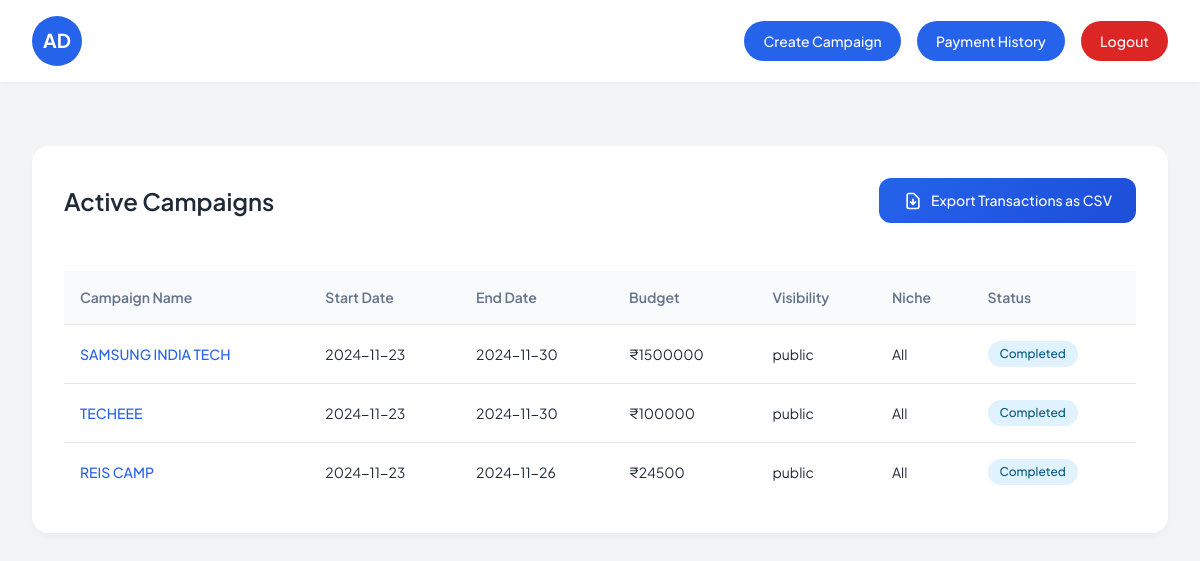
The page /sponsor/view_completed_campaigns (signed in) on the database its author committed.
### Collabify/models.py (models this page shows)
class Campaign(db.Model):
    __tablename__ = "campaign"
    id = db.Column(db.Integer, primary_key=True)
    name = db.Column(db.String(40), nullable=False)
    description = db.Column(db.Text, nullable=False)
    start_date = db.Column(db.Date, nullable=False)
    end_date = db.Column(db.Date, nullable=False)
    budget = db.Column(db.Integer, nullable=False)
    visibility = db.Column(db.String(10), nullable=False)  # 'public' or 'private'
    goals = db.Column(db.Text, nullable=False)
    niche = db.Column(db.String(40), nullable=False)
    status = db.Column(db.String(20), nullable=False, default="Incomplete")
    flagged = db.Column(db.Boolean, default=False)
    user_id = db.Column(db.Integer, db.ForeignKey("user.id"), nullable=False)
    ad_requests = db.relationship(
        "AdRequest", backref="campaign", cascade="all, delete-orphan"
    )
    campaign_requests = db.relationship(
        "campaignRequest", backref="campaign", cascade="all, delete-orphan"
    )

### Collabify/sponsor.py (the view)
@sponsor.route("/view_completed_campaigns")
@role_required("Sponsor")
@login_required
def view_completed_campaigns():
    campaigns = Campaign.query.filter_by(status="Completed").all()
    return render_template(
        "Sponsor/view_completed_campaigns.html", campaigns=campaigns, user=current_user
    )

### Collabify/views.py (called while the page is built)
def role_required(role):
    def decorator(f):
        @wraps(f)
        def decorated_function(*args, **kwargs):
            if current_user.role != role:
                abort(403)
            return f(*args, **kwargs)
        return decorated_function
    return decorator

### Collabify/templates/Sponsor/view_completed_campaigns.html (shortened to what this page needs)
{% extends "base.html" %}
{% block content %}
<nav class="top-nav">
  <div class="brand">
    <a href="{{ url_for('sponsor.dashboard') }}" class="brand-logo">AD</a>
  </div>
  <div class="nav-actions">
    {% if user.flagged == False %}
    <a href="{{ url_for('sponsor.createCampaign') }}" class="nav-btn primary-btn">Create Campaign</a>
    {% endif %}
    <a href="{{ url_for('sponsor.payment_history', user_id=current_user.id) }}" class="nav-btn primary-btn">Payment History</a>
    <a href="{{ url_for('views.logout') }}" class="nav-btn danger-btn">Logout</a>
  </div>
</nav>
<div class="container">
  <div class="content-card">
    <div class="header-wrapper">
      <h1>Active Campaigns</h1>
      <a href="{{ url_for('sponsor.export_csv')}}" class="export-link">
        Export Transactions as CSV
      </a>
    </div>
    <div class="table-wrapper">
      <table>
        <thead>
          <tr>
            <th>Campaign Name</th>
            <th>Start Date</th>
            <th>End Date</th>
            <th>Budget</th>
            <th>Visibility</th>
            <th>Niche</th>
            <th>Status</th>
          </tr>
        </thead>
        <tbody>
          {% for campaign in campaigns %}
          <tr>
            <td>
              <a href="{{ url_for('sponsor.view_completed_campaign', campaign_id=campaign.id) }}" class="campaign-link">
                {{ campaign.name }}
              </a>
            </td>
            <td>{{ campaign.start_date.strftime('%Y-%m-%d') }}</td>
            <td>{{ campaign.end_date.strftime('%Y-%m-%d') }}</td>
            <td>₹{{ campaign.budget }}</td>
            <td>{{ campaign.visibility }}</td>
            <td>{{ campaign.niche }}</td>
            <td>
              <span class="status-badge status-{{ campaign.status.lower() }}">
                {{ campaign.status }}
              </span>
            </td>
          </tr>
          {% endfor %}
        </tbody>
      </table>
    </div>
  </div>
</div>
{% endblock %}

### Collabify/templates/base.html (shortened to what this page needs)
<!DOCTYPE html>
<html>
  <head>
    <link
      rel="stylesheet"
      href="{{ url_for('static', filename='css/main.css') }}"
    />
    <link
      rel="stylesheet"
      href="{{ url_for('static', filename='src/input.css') }}"
    />
  </head>
  <body>
    {% block content %} {% endblock %}
  </body>
</html>

### Collabify/static/css/main.css (style rules this page uses)
html, :host { line-height: 1.5; -webkit-text-size-adjust: 100%; -moz-tab-size: 4; -o-tab-size: 4; tab-size: 4; font-family: ui-sans-serif, system-ui, sans-serif, "Apple Color Emoji", "Segoe UI Emoji", "Segoe UI Symbol", "Noto Color Emoji"; font-feature-settings: normal; font-variation-settings: normal; -webkit-tap-highlight-color: transparent; }
body { margin: 0; line-height: inherit; }
h1, h2, h3, h4, h5, h6 { font-size: inherit; font-weight: inherit; }
a { color: inherit; text-decoration: inherit; }
table { text-indent: 0; border-color: inherit; border-collapse: collapse; }
blockquote, dl, dd, h1, h2, h3, h4, h5, h6, hr, figure, p, pre { margin: 0; }
img, svg, video, canvas, audio, iframe, embed, object { display: block; vertical-align: middle; }
.container { width: 100%; }
@media (min-width: 640px) { .container { max-width: 640px; } }
@media (min-width: 768px) { .container { max-width: 768px; } }
@media (min-width: 1024px) { .container { max-width: 1024px; } }
* { margin: 0; padding: 0; }

### Collabify/static/src/input.css (style rules this page uses)
* { margin: 0; padding: 0; }

### Collabify/templates/Sponsor/view_completed_campaigns.html (style rules this page uses)
* { margin: 0; padding: 0; box-sizing: border-box; }
body { font-family: 'Plus Jakarta Sans', sans-serif; background-color: #f3f4f6; color: #1f2937; }
.top-nav { background: white; padding: 1rem 2rem; display: flex; justify-content: space-between; align-items: center; box-shadow: 0 2px 4px rgba(0,0,0,0.03); position: sticky; top: 0; z-index: 100; animation: slideDown 0.5s ease-out; }
.brand { display: flex; align-items: center; gap: 1rem; }
.brand-logo { background: #2563eb; color: white; width: 50px; height: 50px; border-radius: 50%; display: flex; align-items: center; justify-content: center; font-weight: 700; font-size: 1.2rem; text-decoration: none; line-height: 1.2; text-align: center; }
.nav-actions { display: flex; gap: 1rem; }
.nav-btn { padding: 0.6rem 1.2rem; border-radius: 9999px; border: none; font-weight: 500; font-size: 0.875rem; cursor: pointer; transition: all 0.3s ease; text-decoration: none; }
.primary-btn { background: #2563eb; color: white; }
.danger-btn { background: #dc2626; color: white; }
.container { max-width: 1200px; margin: 0 auto; padding: 2rem; }
.content-card { background: white; border-radius: 1rem; padding: 2rem; box-shadow: 0 4px 6px rgba(0,0,0,0.03); margin-top: 2rem; animation: fadeIn 0.5s ease-out; }
.header-wrapper { display: flex; justify-content: space-between; align-items: center; margin-bottom: 2rem; }
.header-wrapper h1 { font-size: 1.5rem; font-weight: 600; color: #1f2937; }
.export-link { background: linear-gradient(135deg, #2563eb, #1d4ed8); color: white; padding: 0.75rem 1.5rem; border-radius: 0.75rem; text-decoration: none; font-weight: 500; font-size: 0.875rem; display: inline-flex; align-items: center; gap: 0.5rem; transition: all 0.3s ease; }
.table-wrapper { overflow-x: auto; }
table { width: 100%; border-collapse: separate; border-spacing: 0; margin-top: 1rem; }
th { background: #f8fafc; padding: 1rem; text-align: left; font-weight: 600; font-size: 0.875rem; color: #64748b; border-bottom: 1px solid #e5e7eb; }
td { padding: 1rem; font-size: 0.875rem; border-bottom: 1px solid #e5e7eb; color: #1f2937; }
tr:last-child td { border-bottom: none; }
tbody tr { transition: all 0.2s ease; }
.campaign-link { color: #2563eb; text-decoration: none; font-weight: 500; transition: color 0.2s ease; }
.status-badge { padding: 0.25rem 0.75rem; border-radius: 9999px; font-size: 0.75rem; font-weight: 500; display: inline-block; }
.status-completed { background-color: #e0f2fe; color: #075985; }

### rows shown on the page
Campaign: name "SAMSUNG INDIA TECH", start_date "2024-11-23", end_date "2024-11-30", budget "1500000", visibility "public", niche "All", status "Completed"
Campaign: name "TECHEEE", start_date "2024-11-23", end_date "2024-11-30", budget "100000", visibility "public", niche "All", status "Completed"
Campaign: name "REIS CAMP", start_date "2024-11-23", end_date "2024-11-26", budget "24500", visibility "public", niche "All", status "Completed"
